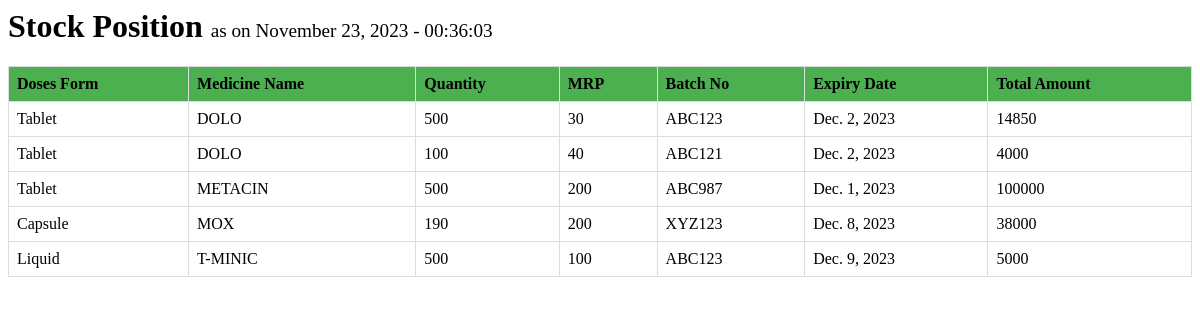
/stock/, run on the app's committed database.
### med/models.py (models this page shows)
class Stock(models.Model):
    doses_choice = [('Tablet','Tablet'),('Capsule','Capsule'),('Liquid','Liquid'),('Injection','Injection')]
    doses = models.CharField(max_length=10,choices=doses_choice)
    med_name = models.CharField(max_length=30)
    quantity = models.IntegerField()
    mrp = models.IntegerField()
    batch_no = models.CharField(max_length=10)
    expiry_date = models.DateField()
    amount = models.IntegerField(default=0)

### med/views.py (the view)
# urls.py: path("stock/",views.stock),
def stock(request):
    with connection.cursor() as cursor:
        sql_query = "SELECT * FROM med_stock ORDER BY med_name,doses"
        cursor.execute(sql_query)
        results = cursor.fetchall()
    context = {'data': results
               }
    return render(request,"stock.html",context)

### med/templates/stock.html (shortened to what this page needs)
<html lang="en">
<head>
</head>
<body>
    <h1>Stock Position
        <span class="sub">
        as on {% now "F j, Y - H:i:s" %}
        </span>
    </h1>
    <table>
        <tr>
           <th>Doses Form</th>
           <th>Medicine Name</th>
           <th>Quantity</th>
           <th>MRP</th>
           <th>Batch No</th>
           <th>Expiry Date</th>
           <th>Total Amount</th>
        </tr>
        {% for medicine in data %}
           <tr>
              <td>{{ medicine.1 }}</td>
              <td>{{ medicine.2 }}</td>
              <td>{{ medicine.3 }}</td>
              <td>{{ medicine.4 }}</td>
              <td>{{ medicine.5 }}</td>
              <td>{{ medicine.6 }}</td>
              <td>{{ medicine.7 }}</td>
           </tr>
        {% endfor %}
     </table>
</body>
</html>

### med/templates/stock.html (style rules this page uses)
table { border-collapse: collapse; width: 100%; }
th, td { border: 1px solid #dddddd; text-align: left; padding: 8px; }
th { background-color:#4CAF50; }
.sub { font-size:0.6em; font-weight: normal; }

### data on the page
Stock: doses "Tablet", med_name "DOLO", quantity "500", mrp "30", batch_no "ABC123", expiry_date "Dec. 2, 2023", amount "14850"
Stock: doses "Tablet", med_name "DOLO", quantity "100", mrp "40", batch_no "ABC121", expiry_date "Dec. 2, 2023", amount "4000"
Stock: doses "Tablet", med_name "METACIN", quantity "500", mrp "200", batch_no "ABC987", expiry_date "Dec. 1, 2023", amount "100000"
Stock: doses "Capsule", med_name "MOX", quantity "190", mrp "200", batch_no "XYZ123", expiry_date "Dec. 8, 2023", amount "38000"
Stock: doses "Liquid", med_name "T-MINIC", quantity "500", mrp "100", batch_no "ABC123", expiry_date "Dec. 9, 2023", amount "5000"
